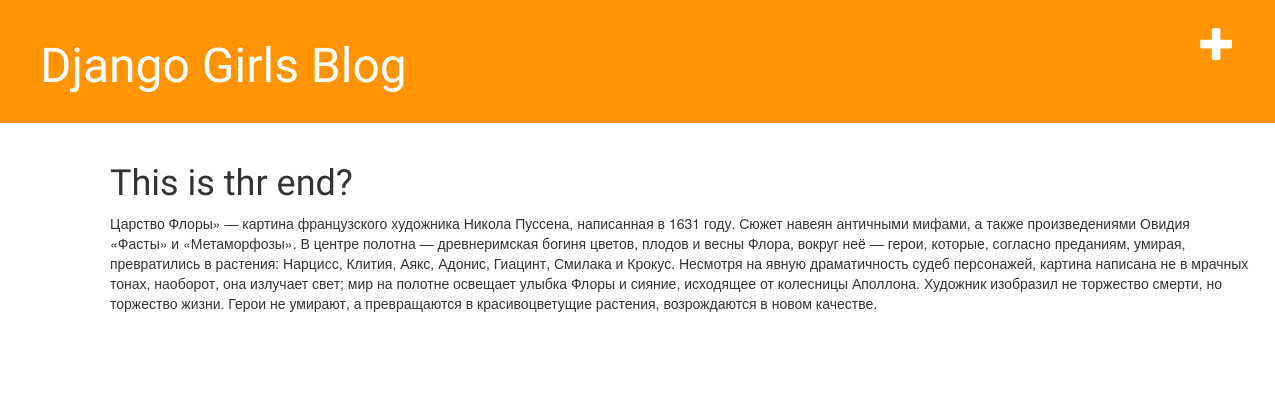
Page /blog/1/ on the committed database.
### blog/models.py (models this page shows, shortened)
class Post(models.Model):
    author = models.ForeignKey(settings.AUTH_USER_MODEL, on_delete=models.CASCADE)
    title = models.CharField(max_length=100)
    text = models.TextField()
    created_date = models.DateField(default=timezone.now())
    published = models.DateField(blank=True, null=True)

### blog/views.py (the view)
# urls.py: path('blog/<pk>/', detail, name='post_detail'),
def detail(request, pk):
    from django.core.mail import send_mail
    post = get_object_or_404(Post, pk=pk)
    return render(request, 'blog/detail.html', {'post' : post})

### blog/templates/blog/detail.html (shortened to what this page needs)
{% extends 'blog/base.html' %}
{% load static %}
{% block content %}
<div class="content container">
    <div class="post">
        <h1>{{ post.title }}</h1>
        <p>{{ post.text|linebreaksbr }}</p>
    </div>
</div>
{% endblock %}

### blog/static/css/blog.css (style rules this page uses)
.content { margin-left: 40px; }
h1, h2, h3, h4 { font-family: 'Lobster', cursive; }
.post { margin-bottom: 70px; }

### rows in the picture
Post: title "This is thr end?", text "Царство Флоры» — картина французского художника Никола Пуссена, написанная в 1631 году. Сюжет навеян античными мифами, а также произведениями Овидия «Фасты» и «Метаморфозы». В центре полотна — древнеримская богиня цветов, плодов и весны Флора, вокруг неё — герои, которые, согласно преданиям, умирая, превратились в растения: Нарцисс, Клития, Аякс, Адонис, Гиацинт, Смилака и Крокус. Несмотря на явную драматичность судеб персонажей, картина написана не в мрачных тонах, наоборот, она излучает свет; мир на полотне освещает улыбка Флоры и сияние, исходящее от колесницы Аполлона. Художник изобразил не торжество смерти, но торжество жизни. Герои не умирают, а превращаются в красивоцветущие…"
